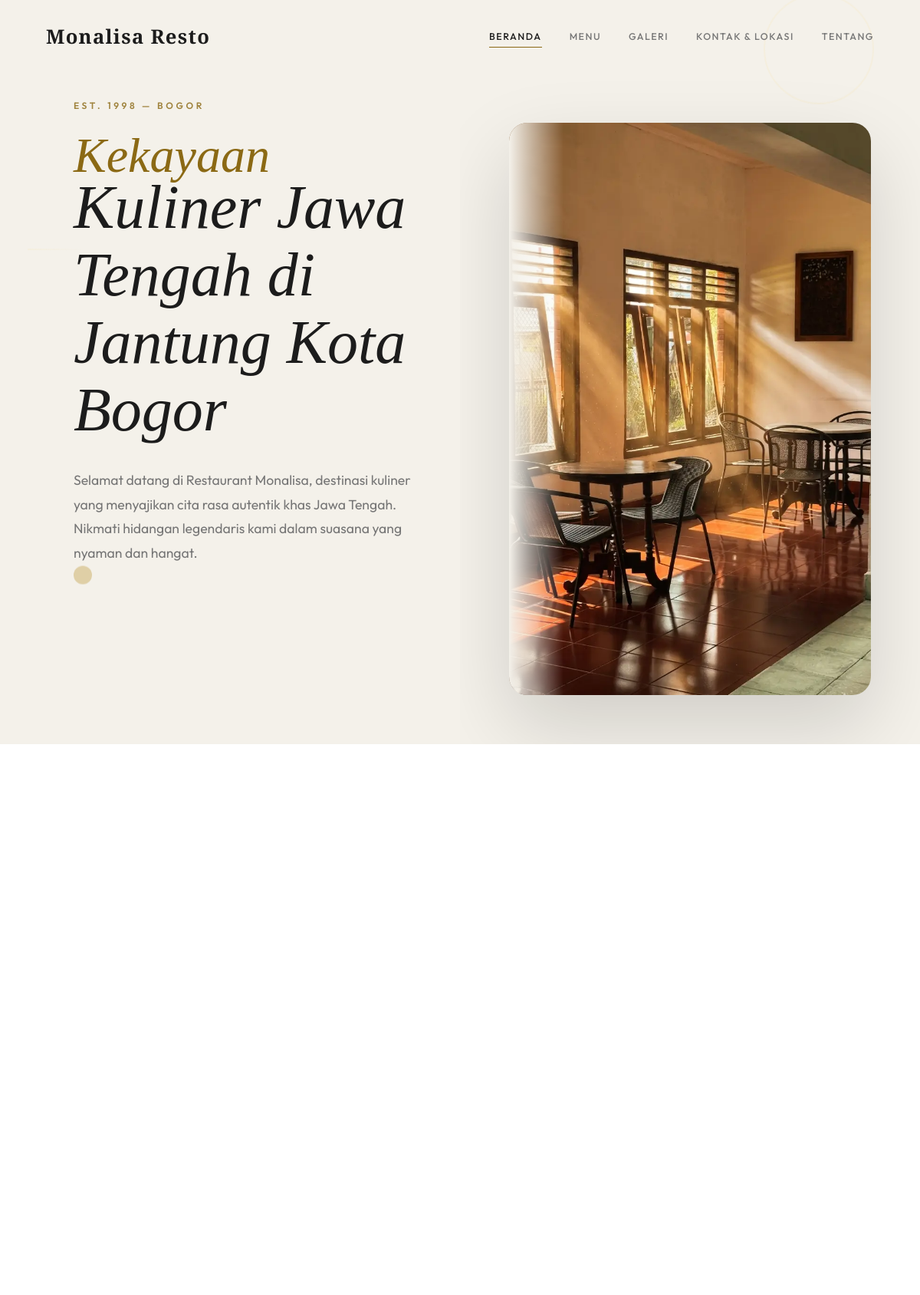
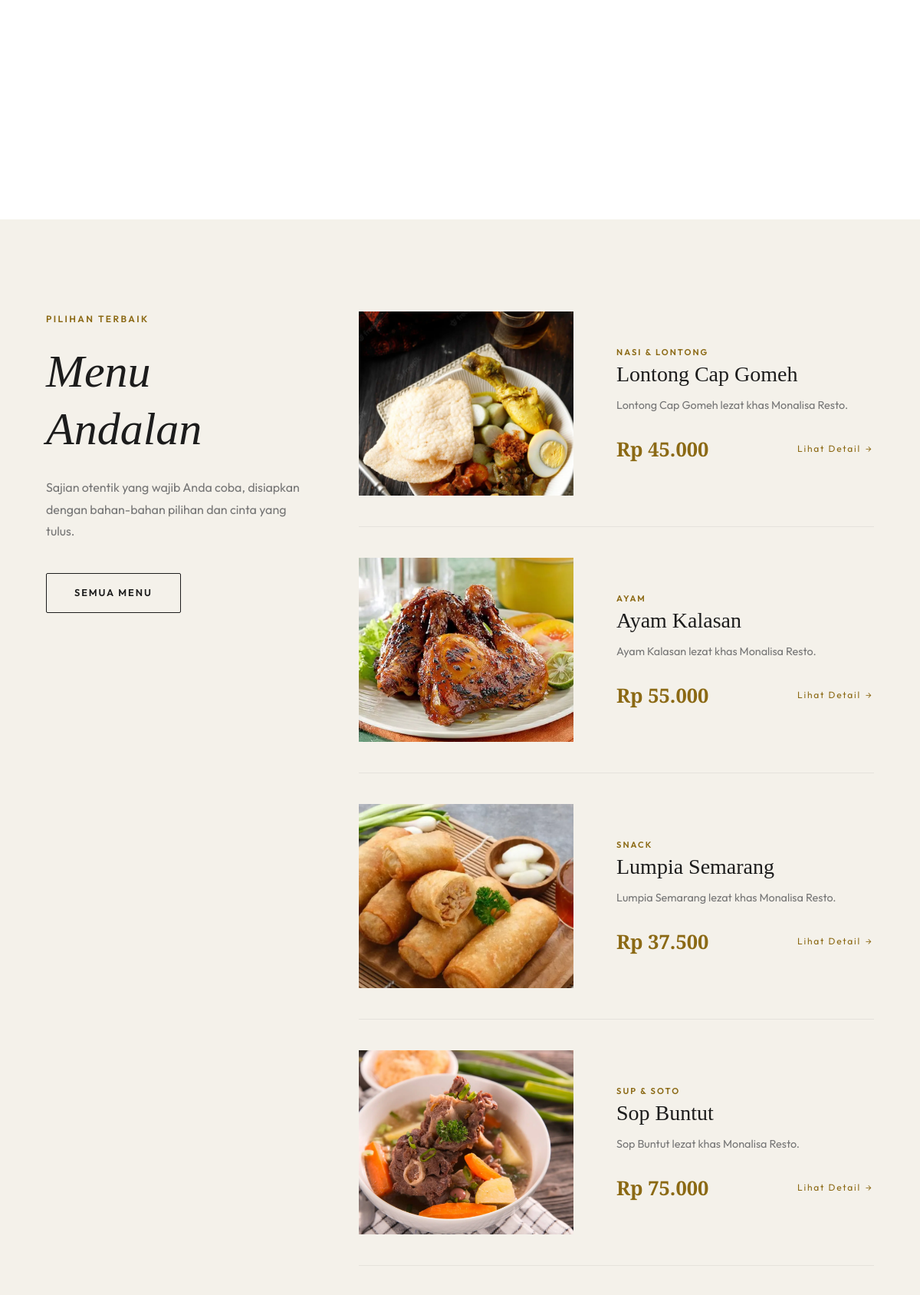
The page / (upper part) on the database its author committed (2 pictures, top to bottom).
### tables this page shows
CREATE TABLE `menu` (
  `id` int(11) NOT NULL AUTO_INCREMENT,
  `nama_menu` varchar(100) NOT NULL,
  `asal_daerah` varchar(100) NOT NULL,
  `deskripsi_singkat` text NOT NULL,
  `deskripsi_lengkap` longtext NOT NULL,
  `bahan_utama` text NOT NULL,
  `info_alergen` text DEFAULT NULL,
  `kategori` varchar(50) NOT NULL,
  `harga` decimal(10,2) NOT NULL,
  `foto_url` varchar(255) NOT NULL,
  `status` enum('aktif','nonaktif') DEFAULT 'aktif',
  `created_at` timestamp NOT NULL DEFAULT current_timestamp(),
  `updated_at` timestamp NOT NULL DEFAULT current_timestamp() ON UPDATE current_timestamp(),
  PRIMARY KEY (`id`)
);

### includes/functions.php (called while the page is built, shortened)
<?php
function escapeHtml($string) {
    return htmlspecialchars($string ?? '', ENT_QUOTES, 'UTF-8');
}
function format_rupiah($angka) {
    return "Rp " . number_format($angka, 0, ',', '.');
}
?>

### index.php (the view, shortened to what this page needs)
<?php
require_once 'includes/header.php';
$stmt_beranda = $pdo->prepare("SELECT bagian, isi FROM konten_halaman WHERE halaman = 'beranda'");
$stmt_beranda->execute();
$konten = $stmt_beranda->fetchAll(PDO::FETCH_KEY_PAIR);
$stmt_menu = $pdo->prepare("SELECT id, nama_menu, asal_daerah, deskripsi_singkat, harga, foto_url, kategori FROM menu WHERE status = 'aktif' ORDER BY RAND() LIMIT 5");
$stmt_menu->execute();
$menus = $stmt_menu->fetchAll();
?>
<main>
<section class="hero" aria-label="Hero Section">
    <div class="parallax-shape parallax-shape-ring parallax-element reveal" data-speed="0.3" style="top: 10%; right: 5%;"></div>
    <div class="parallax-shape parallax-shape-dot parallax-element reveal" data-speed="0.2" style="bottom: 20%; left: 8%;"></div>
    <div class="parallax-shape parallax-shape-line parallax-element reveal" data-speed="0.25" style="top: 40%; left: 3%;"></div>
    <div class="hero-text-side">
        <div class="parallax-element" data-speed="0.15">
            <div class="reveal reveal-up">
                <span class="eyebrow" style="letter-spacing: 0.3em; opacity: 0.8;">EST. 1998 — BOGOR</span>
            </div>
            <h1 class="hero-heading reveal reveal-up delay-1">
                <?php
                $tagline = $konten['tagline'] ?? 'Kekayaan Kuliner Jawa Tengah';
                $tagline_words = explode(' ', $tagline);
                $first_word = array_shift($tagline_words);
                $rest_tagline = implode(' ', $tagline_words);
                ?>
                <span style="display: block; font-style: italic; color: var(--primary); font-family: 'Cormorant Garamond', serif; font-size: 0.8em; margin-bottom: -0.2em;"><?= escapeHtml($first_word) ?></span>
                <?= escapeHtml($rest_tagline) ?>
            </h1>
            <p class="hero-sub reveal reveal-up delay-2">
                <?= escapeHtml($konten['pengantar'] ?? 'Menghidupkan kembali cita rasa otentik yang telah disempurnakan selama lebih dari dua dekade.') ?>
            </p>
        </div>
    </div>
    <div class="hero-image-side">
        <div class="hero-image-wrapper reveal reveal-scale delay-2">
            <img src="assets/images/IMG_4339.webp"
                 alt="Monalisa Resto"
                 onerror="this.src='https://images.unsplash.com/photo-1555396273-367ea4eb4db5?auto=format&fit=crop&w=1200&q=80'">
            <div class="hero-image-overlay"></div>
        </div>
    </div>
</section>
<section class="section" style="background: var(--surface);">
    <div class="container">
        <div class="art-content-section">
        </div>
    </div>
</section>
<section class="section" style="background: var(--bg-warm);" aria-label="Signature Dishes">
    <div class="container">
        <div class="signature-grid">
            <div style="position: sticky; top: 8rem;" class="reveal reveal-up revealed sticky-sidebar parallax-element" data-speed="0.12">
                <span class="eyebrow">Pilihan Terbaik</span>
                <h2 class="section-title">Menu<br>Andalan</h2>
                <p style="color: var(--text-muted); line-height: 1.8; margin-bottom: 2.5rem;">Sajian otentik yang wajib Anda coba, disiapkan dengan bahan-bahan pilihan dan cinta yang tulus.</p>
                <a href="katalog.php" class="btn btn-outline">Semua Menu</a>
            </div>
            <div style="display: flex; flex-direction: column; gap: 2.5rem;">
                <?php foreach($menus as $index => $menu): ?>
                <div class="signature-item reveal reveal-up delay-<?= $index + 1 ?> revealed" style="<?= $index === count($menus) - 1 ? 'border-bottom: none; padding-bottom: 0;' : '' ?>">
                    <div class="menu-card-img" style="height: clamp(160px, 20vw, 240px);">
                        <img src="<?= escapeHtml($menu['foto_url']) ?>"
                             alt="<?= escapeHtml($menu['nama_menu']) ?>"
                             onerror="this.src='https://via.placeholder.com/280x200?text=Foto+Menu'">
                    </div>
                    <div>
                        <span class="menu-card-category"><?= escapeHtml($menu['kategori'] ?? $menu['asal_daerah']) ?></span>
                        <h3 style="font-size: 1.75rem; margin-bottom: 0.75rem;"><?= escapeHtml($menu['nama_menu']) ?></h3>
                        <p style="font-size: 0.9rem; color: var(--text-muted); line-height: 1.7; margin-bottom: 1.5rem;"><?= escapeHtml($menu['deskripsi_singkat']) ?></p>
                        <div style="display: flex; justify-content: space-between; align-items: center;">
                            <span style="font-family: 'Cormorant Garamond', serif; font-size: 1.6rem; color: var(--primary); font-weight: 600;"><?= format_rupiah($menu['harga']) ?></span>
                            <a href="detail.php?id=<?= $menu['id'] ?>" class="btn-ghost">
                                Lihat Detail <i class="ri-arrow-right-line" style="font-size: 0.65rem;"></i>
                            </a>
                        </div>
                    </div>
                </div>
                <?php endforeach; ?>
            </div>
        </div>
    </div>
</section>
</main>
<?php require_once 'includes/footer.php'; ?>

### rows shown on the page
menu: foto_url (picture), kategori "NASI & LONTONG", nama_menu "Lontong Cap Gomeh", deskripsi_singkat "Lontong Cap Gomeh lezat khas Monalisa Resto.", harga "Rp 45.000"
menu: foto_url (picture), kategori "AYAM", nama_menu "Ayam Kalasan", deskripsi_singkat "Ayam Kalasan lezat khas Monalisa Resto.", harga "Rp 55.000"
menu: foto_url (picture), kategori "SNACK", nama_menu "Lumpia Semarang", deskripsi_singkat "Lumpia Semarang lezat khas Monalisa Resto.", harga "Rp 37.500"
menu: foto_url (picture), kategori "SUP & SOTO", nama_menu "Sop Buntut", deskripsi_singkat "Sop Buntut lezat khas Monalisa Resto.", harga "Rp 75.000"

### other values the page prints
escapeHtml($first_word) "Kekayaan"
escapeHtml($rest_tagline) "Kuliner Jawa Tengah di Jantung Kota Bogor"
